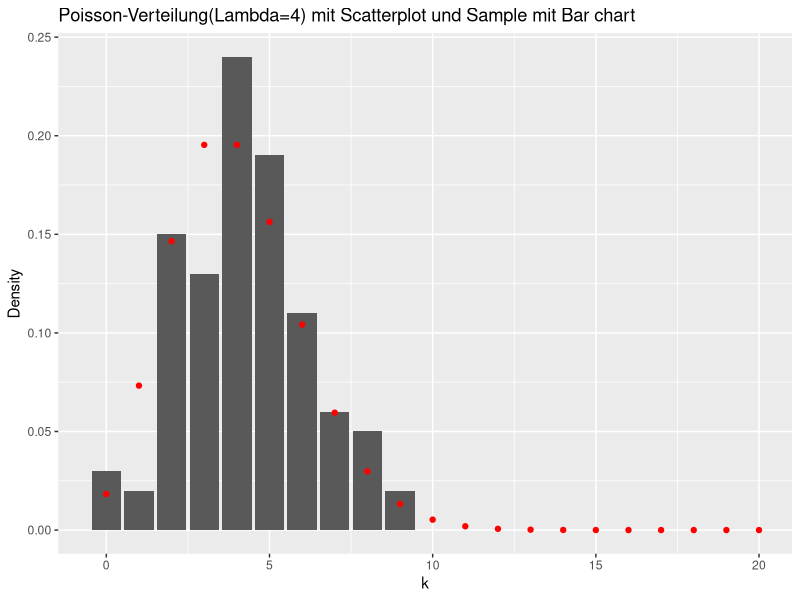
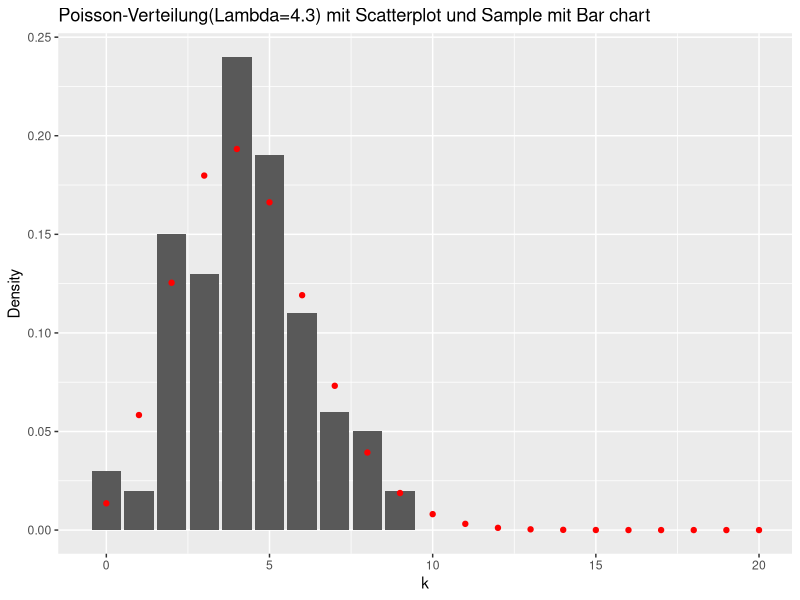
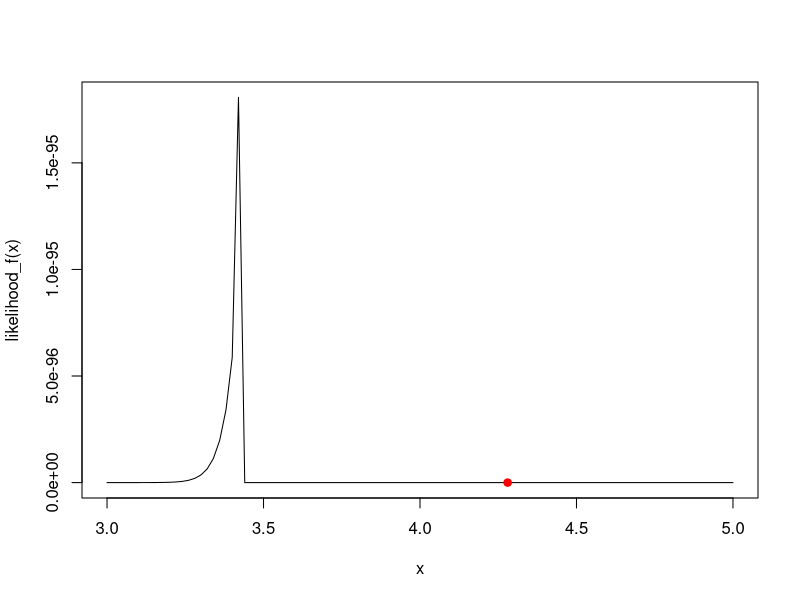
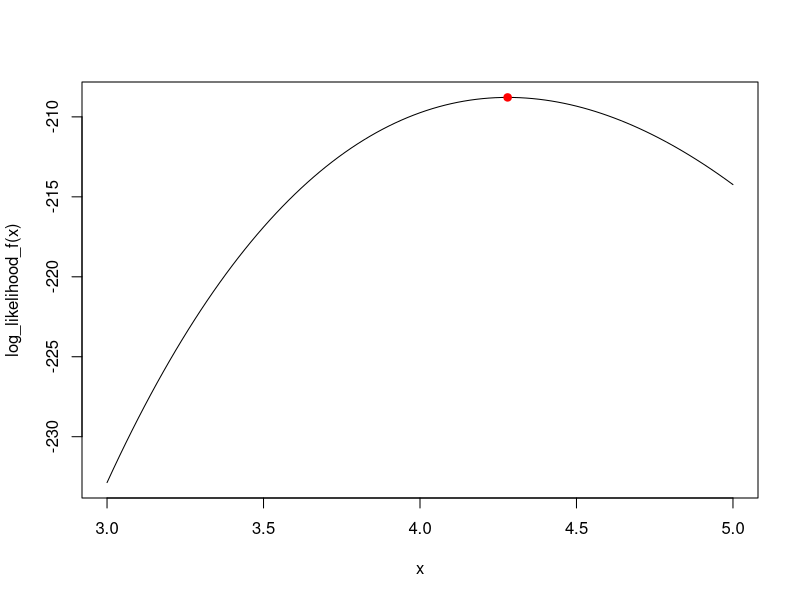
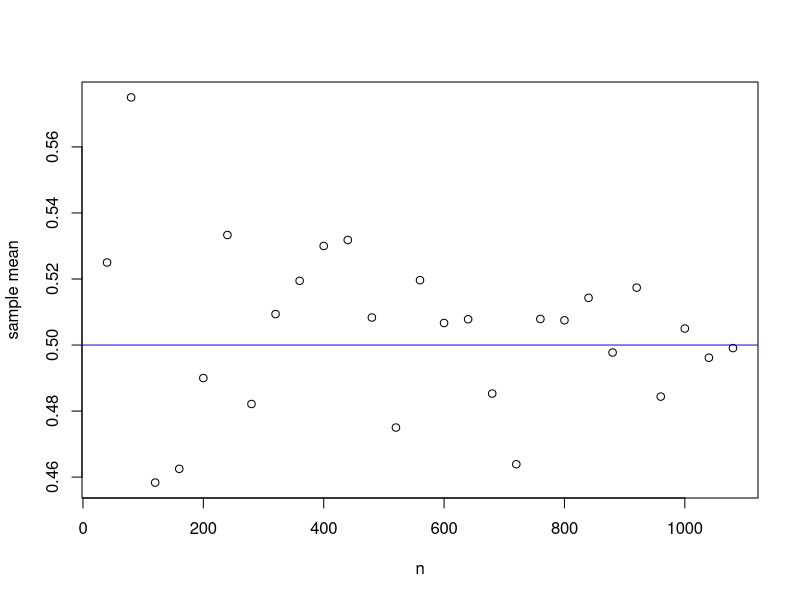
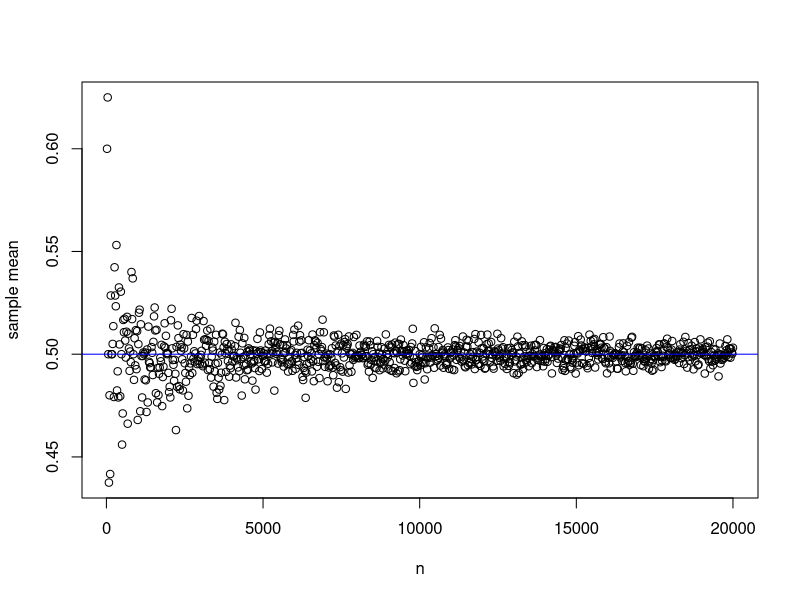
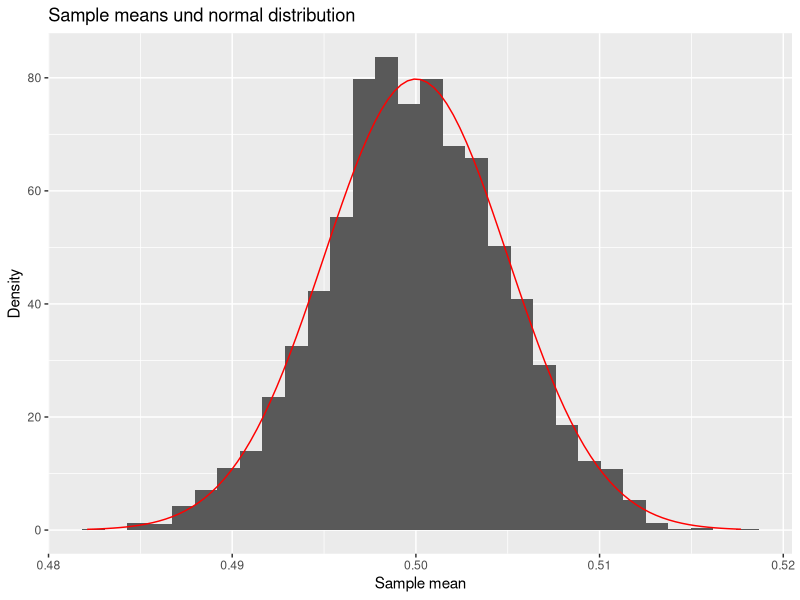
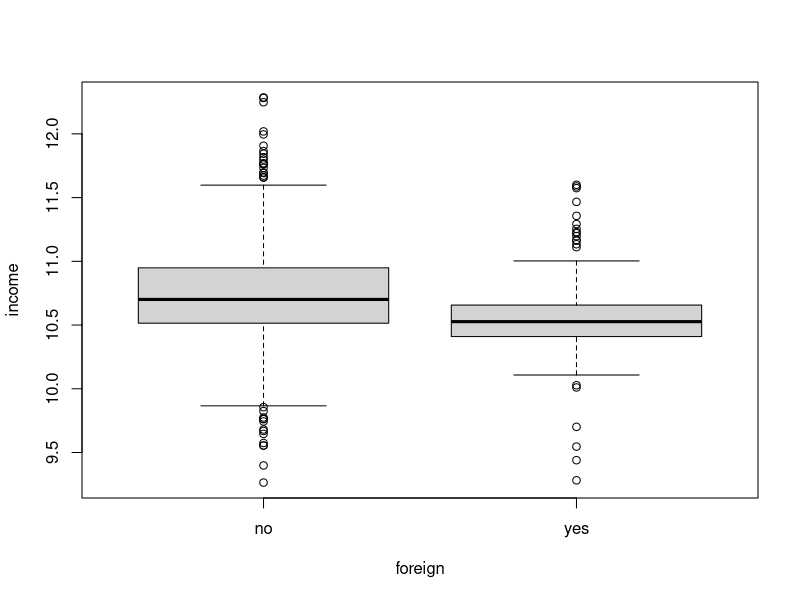

These charts were generated, in order, by the following R code:
## ---- chunk 1
knitr::opts_chunk$set(echo = TRUE)
library(ggplot2)
library(dplyr)
library(patchwork)
## ---- chunk 2
# Parameters für das Sample mit Poisson-Verteilung
n = 100
lambda = 4

set.seed(885941) # damit sind die Ergebnisse immer wieder reproduzierbar

sample_poisson <- rpois(n=n, lambda = lambda)
sample_poisson
## ---- chunk 3
hergeleitete_schaetzung <- mean(sample_poisson)
hergeleitete_schaetzung
## ---- chunk 4
#options(scipen = 999, digits = 2) # sig digits

# Sample und Poisson-Verteilung mit lambda = 4
df_sample_poisson <- data.frame(sample_poisson)
events <- 0:20
density_lambda_4 <- dpois(x = events, lambda = 4)
#df_poisson_lamda_4 <- data.frame(events, density)
p <- ggplot() +
  # sample_poisson
  geom_bar(data=df_sample_poisson, aes(x= sample_poisson, y=after_stat(prop))) +
  # Poisson Distribution mit lambda = 4
  geom_point(colour = "red", aes(x=events, y = density_lambda_4)) +
  labs(title = "Poisson-Verteilung(Lambda=4) mit Scatterplot und Sample mit Bar chart",
       x = "k",
       y = "Density")


# Sample und Poisson-Verteilung mit lambda = 4.3
density_lambda_4.3 <- dpois(x = events, lambda = 4.3)

q <- ggplot() +
  # sample_poisson
  geom_bar(data=df_sample_poisson, aes(x= sample_poisson, y=after_stat(prop))) +
  # Poisson Distribution mit lambda = 4.3
  geom_point(colour = "red", aes(x=events, y = density_lambda_4.3)) +
  labs(title = "Poisson-Verteilung(Lambda=4.3) mit Scatterplot und Sample mit Bar chart",
       x = "k",
       y = "Density")
p
q
## ---- chunk 5
# Likelihood-Funktion
likelihood_f <- function(lambda){
  r <- exp(-n*lambda)*(1/prod(factorial(sample_poisson)))*(lambda^sum(sample_poisson))
  return(r)
}
curve(likelihood_f, 3, 5)
points(hergeleitete_schaetzung, likelihood_f(hergeleitete_schaetzung), col="red", pch=19)

## Log-Likelihood Funktion
log_likelihood_f <- function(lambda){
  r <- -n*lambda + log(lambda)*sum(sample_poisson) - log(prod(factorial(sample_poisson)))
  return(r)
}

curve(log_likelihood_f, 3, 5)
points(hergeleitete_schaetzung, log_likelihood_f(hergeleitete_schaetzung), col="red", pch=19)
## ---- chunk 6
set.seed(885941) # damit sind die Ergebnisse immer wieder reproduzierbar

sample_bernoulli <- rbinom(10000, 1, 0.5) # we can use rbinom(), because Bernoulli distribution is a special case of binomial distribution with size=1.

mean(sample_bernoulli)

## ---- chunk 7
set.seed(885941) # damit sind die Ergebnisse immer wieder reproduzierbar
p <- 0.5

results_n <- list()
results_sample_mean <- list()

error <- 1
n <- 0
while(error > 0.001)
{
  n <- n + 40
  sample_bernoulli_2 <- rbinom(n, 1, p)
  sample_mean <- mean(sample_bernoulli_2)
  results_n <- append(results_n, n)
  results_sample_mean <- append(results_sample_mean, sample_mean)
  error <- abs(p-sample_mean)
  
}

plot(unlist(results_n), unlist(results_sample_mean), xlab="n", ylab="sample mean") + abline(h=p, col="blue")
## ---- chunk 8
set.seed(885941) # damit sind die Ergebnisse immer wieder reproduzierbar
p <- 0.5

results_n <- list()
results_sample_mean <- list()

n <- 0
while(n < 20000)
{
  n <- n + 20
  sample_bernoulli_2 <- rbinom(n, 1, p)
  sample_mean <- mean(sample_bernoulli_2)
  results_n <- append(results_n, n)
  results_sample_mean <- append(results_sample_mean, sample_mean)
}

plot(unlist(results_n), unlist(results_sample_mean), xlab="n", ylab="sample mean") + abline(h=p, col="blue")
## ---- chunk 9
#set.seed(Sys.time()) # unset the seed to do this simulation 
p <- 0.5
n <- 10000

results_sample_mean_2 <- list()

# store sample means in a list
for (k in 1:4000)
{
  sample_bernoulli_3 <- rbinom(n, 1, p)
  sample_mean_2 <- mean(sample_bernoulli_3)
  results_sample_mean_2 <- append(results_sample_mean_2, sample_mean_2)
}

df_bernoulli_means_normal <- do.call(rbind.data.frame, results_sample_mean_2) # convert a list to data frame
colnames(df_bernoulli_means_normal) <- c("Mean")

p <- ggplot() +
  # density plot of sample means
  geom_histogram(data=df_bernoulli_means_normal, aes(x=Mean, y=after_stat(density))) +
  # the plot of normal distribution
  stat_function(fun = dnorm, colour = "red", args = list(mean = p, sd = sqrt(p*(1-p))/sqrt(n))) +
  labs(title = "Sample means und normal distribution",
       x = "Sample mean",
       y = "Density")
  
p
## ---- chunk 10
library(AER)
data("SwissLabor")

# 90%-sample
set.seed(885941)
n <- nrow(SwissLabor)    ## Stichprobenumfang

s <- sample(1:n)      ## zufaellige Permutation aller Personen im Datensatz
n_90percent <- ceiling(0.9*n)  ## 90% der Daten

SwissLabor.90percent <- SwissLabor[s,][1:n_90percent,]
attach(SwissLabor.90percent)
str(SwissLabor.90percent)
## ---- chunk 11
# 1. t.test(between income and foreign)
t.test(income ~ foreign, alternative = "greater")
## ---- chunk 12
# plot for this test
plot(income ~ foreign) 
## ---- chunk 13
# 2. t.test
t.test(income ~ participation, alternative = "greater")
## ---- chunk 14
# plot for the 2. test
plot(income ~ participation) 
## ---- chunk 15
# 3. t.test(between income and kids)
youngkids_index <- youngkids >= 1
oldkids_index <- oldkids >= 1

income_youngkids <- income[youngkids_index]
income_oldkids <- income[oldkids_index]

t.test(income_youngkids, income_oldkids)
## ---- chunk 16
# plot for the 3. test
#plot(income_youngkids, income_oldkids)

df_youngkids <- data.frame(income_youngkids) 
df_oldkids <- data.frame(income_oldkids) 

p <- ggplot(df_youngkids, aes(x=income_youngkids)) +
  geom_boxplot() +
  labs(title = "Income of the group with young kids",
       x = "Income") +
  coord_cartesian(xlim = c(9,13)) +
  theme(
    axis.text.y = element_blank(),
    axis.ticks.y = element_blank()
  )


q <- ggplot(df_oldkids, aes(x=income_oldkids)) +
  geom_boxplot() +
  labs(title = "Income of the group with old kids",
       x = "Income") +
  coord_cartesian(xlim = c(9,13)) +
  theme(
    axis.text.y = element_blank(),
    axis.ticks.y = element_blank()
  )

p / q
## ---- chunk 17
library(AER)
data("PSID1982")

# 90%-sample
set.seed(885941)
n <- nrow(PSID1982)    ## Stichprobenumfang

s <- sample(1:n)      ## zufaellige Permutation aller Personen im Datensatz
n_90percent <- ceiling(0.9*n)  ## 90% der Daten

PSID1982.90percent <- PSID1982[s,][1:n_90percent,]
attach(PSID1982.90percent)
str(PSID1982.90percent)
## ---- chunk 18
# plot
ggplot(PSID1982.90percent, aes(experience, wage)) +
  geom_point() +
  geom_smooth(method = "lm")
## ---- chunk 19
# plot
ggplot(PSID1982.90percent, aes(weeks, wage)) +
  geom_point() +
  geom_smooth(method = "lm")
## ---- chunk 20
# plot
ggplot(PSID1982.90percent, aes(occupation, wage)) +
  geom_boxplot()
## ---- chunk 21
# plot
ggplot(PSID1982.90percent, aes(industry, wage)) +
  geom_boxplot()
## ---- chunk 22
# plot
ggplot(PSID1982.90percent, aes(south, wage)) +
  geom_boxplot()
## ---- chunk 23
# plot
ggplot(PSID1982.90percent, aes(smsa, wage)) +
  geom_boxplot()
## ---- chunk 24
# plot
ggplot(PSID1982.90percent, aes(married, wage)) +
  geom_boxplot()
## ---- chunk 25
# plot
ggplot(PSID1982.90percent, aes(gender, wage)) +
  geom_boxplot()
## ---- chunk 26
# plot
ggplot(PSID1982.90percent, aes(union, wage)) +
  geom_boxplot()
## ---- chunk 27
# plot
ggplot(PSID1982.90percent, aes(education, wage)) +
  geom_point() +
  geom_smooth(method = "lm")
## ---- chunk 28
# plot
ggplot(PSID1982.90percent, aes(ethnicity, wage)) +
  geom_boxplot()
## ---- chunk 29
lm1 <- lm(wage ~ weeks + occupation + south + smsa + married + gender + education + ethnicity) 
summary(lm1)
## ---- chunk 30
lm2 <- lm(wage ~ weeks + I(weeks^2) + occupation + south + smsa + married + gender + education + I(education^2) + ethnicity)
summary(lm2)
## ---- chunk 31
lm3 <- lm(wage ~ weeks + I(weeks^2) + I(weeks^3) + occupation + south + smsa + married + gender + education + I(education^2) + I(education^3) + ethnicity)
summary(lm3)
## ---- chunk 32
lm.all <- lm( wage ~ . +I(weeks^2) + I(weeks^3) + I(education^2) + I(education^3), data=PSID1982.90percent)
summary(lm.all)
## ---- chunk 33
library(MASS)
lm.step <- stepAIC(lm.all)
## ---- chunk 34
summary(lm.step)
## ---- chunk 35
AIC <- AIC(lm1, lm2, lm3, lm.all, lm.step)
BIC <- BIC(lm1, lm2, lm3, lm.all, lm.step)
RSS <- function(m) deviance(m)
R2  <- function(m) summary(m)$r.squared
tabelle <- data.frame(Modell=dimnames(AIC)[[1]], AIC=AIC[,2], BIC=BIC[,2],
                      RSS=c(RSS(lm1),RSS(lm2),RSS(lm3),RSS(lm.all),RSS(lm.step)),
                      R2=c(R2(lm1),R2(lm2),R2(lm3),R2(lm.all),R2(lm.step)))
knitr::kable(tabelle)
## ---- chunk 36
anova(lm.step, lm.all)
## ---- chunk 37
set.seed(885941)    ## Seed des Zufallszahlengenerators festhalten
n <- nrow(PSID1982.90percent)    ## Stichprobenumfang
s <- sample(1:n)      ## zufaellige Permutation aller Personen im Datensatz
n.train <- ceiling(0.8*n)  ## 80% der Daten
n.test <- n-n.train  ## - ist minus Zeichen min Nummern
PSID1982.90percent.train <- PSID1982.90percent[s,][1:n.train,]
PSID1982.90percent.test  <- PSID1982.90percent[s,][(n.train+1):n,]
## ---- chunk 38
lm1.train <- lm(wage ~ weeks + occupation + south + smsa + married + gender + education + ethnicity, data=PSID1982.90percent.train) 
lm2.train <- lm(wage ~ weeks + I(weeks^2) + occupation + south + smsa + married + gender + education + I(education^2) + ethnicity, data=PSID1982.90percent.train)
lm3.train <- lm(wage ~ weeks + I(weeks^2) + I(weeks^3) + occupation + south + smsa + married + gender + education + I(education^2) + I(education^3) + ethnicity, data=PSID1982.90percent.train)
lm.all.train <- lm( wage ~ . +I(weeks^2) + I(weeks^3) + I(education^2) + I(education^3), data=PSID1982.90percent.train)
lm.step.train <- stepAIC(lm.all.train)
## ---- chunk 39
y.test <- PSID1982.90percent.test$wage

y1.hut <- predict(lm1.train, newdata=data.frame(weeks=PSID1982.90percent.test$weeks, occupation=PSID1982.90percent.test$occupation, south=PSID1982.90percent.test$south, smsa=PSID1982.90percent.test$smsa, married=PSID1982.90percent.test$married, gender=PSID1982.90percent.test$gender, education=PSID1982.90percent.test$education, ethnicity=PSID1982.90percent.test$ethnicity))

y2.hut <- predict(lm2.train, newdata=data.frame(weeks=PSID1982.90percent.test$weeks, occupation=PSID1982.90percent.test$occupation, south=PSID1982.90percent.test$south, smsa=PSID1982.90percent.test$smsa, married=PSID1982.90percent.test$married, gender=PSID1982.90percent.test$gender, education=PSID1982.90percent.test$education, ethnicity=PSID1982.90percent.test$ethnicity))

y3.hut <- predict(lm3.train, newdata=data.frame(weeks=PSID1982.90percent.test$weeks, occupation=PSID1982.90percent.test$occupation, south=PSID1982.90percent.test$south, smsa=PSID1982.90percent.test$smsa, married=PSID1982.90percent.test$married, gender=PSID1982.90percent.test$gender, education=PSID1982.90percent.test$education, ethnicity=PSID1982.90percent.test$ethnicity))

y.step.hut <- predict(lm.step.train, newdata=data.frame(weeks=PSID1982.90percent.test$weeks, experience=PSID1982.90percent.test$experience, occupation=PSID1982.90percent.test$occupation, industry=PSID1982.90percent.test$industry, south=PSID1982.90percent.test$south, smsa=PSID1982.90percent.test$smsa, married=PSID1982.90percent.test$married, gender=PSID1982.90percent.test$gender, education=PSID1982.90percent.test$education, ethnicity=PSID1982.90percent.test$ethnicity))


MSE1 <- sum( (y.test - y1.hut)^2 )/n.test
MSE2 <- sum( (y.test - y2.hut)^2 )/n.test
MSE3 <- sum( (y.test - y3.hut)^2 )/n.test
MSE.step <- sum( (y.test - y.step.hut)^2 )/n.test
## ---- chunk 40
AIC <- AIC(lm1.train, lm2.train, lm3.train, lm.step.train)  ## in-sample
BIC <- BIC(lm1.train, lm2.train, lm3.train, lm.step.train)  ## in-sample
RSS <- function(m) deviance(m)               ## in-sample
MSE.test <- c(MSE1, MSE2, MSE3, MSE.step)
tabelle2 <- data.frame(Modell=dimnames(AIC)[[1]], AIC.train=AIC[,2], BIC.train=BIC[,2], 
                       RSS.train=c(RSS(lm1.train),RSS(lm2.train),RSS(lm3.train),RSS(lm.step.train)),
                       MSE.train=c(RSS(lm1.train),RSS(lm2.train),RSS(lm3.train),RSS(lm.step.train))/n.train, 
                       
MSE.test=MSE.test)
knitr::kable(tabelle2)
